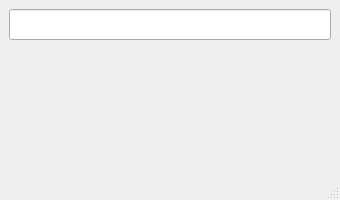
<?xml version="1.0" encoding="UTF-8"?>
<ui version="4.0">
 <class>MainWindow</class>
 <widget class="QMainWindow" name="MainWindow">
  <property name="geometry">
   <rect>
    <x>0</x>
    <y>0</y>
    <width>340</width>
    <height>200</height>
   </rect>
  </property>
  <property name="sizePolicy">
   <sizepolicy hsizetype="Preferred" vsizetype="Preferred">
    <horstretch>0</horstretch>
    <verstretch>0</verstretch>
   </sizepolicy>
  </property>
  <property name="minimumSize">
   <size>
    <width>340</width>
    <height>200</height>
   </size>
  </property>
  <property name="maximumSize">
   <size>
    <width>340</width>
    <height>200</height>
   </size>
  </property>
  <property name="windowTitle">
   <string>Correct number</string>
  </property>
  <widget class="QWidget" name="centralwidget">
   <layout class="QHBoxLayout" name="horizontalLayout">
    <item>
     <layout class="QVBoxLayout" name="verticalLayout">
      <item>
       <widget class="QLineEdit" name="lineEdit">
        <property name="font">
         <font>
          <pointsize>14</pointsize>
         </font>
        </property>
       </widget>
      </item>
      <item>
       <widget class="QLabel" name="label">
        <property name="font">
         <font>
          <pointsize>25</pointsize>
         </font>
        </property>
        <property name="text">
         <string/>
        </property>
        <property name="alignment">
         <set>Qt::AlignCenter</set>
        </property>
       </widget>
      </item>
     </layout>
    </item>
   </layout>
  </widget>
  <widget class="QMenuBar" name="menubar">
   <property name="geometry">
    <rect>
     <x>0</x>
     <y>0</y>
     <width>340</width>
     <height>20</height>
    </rect>
   </property>
  </widget>
  <widget class="QStatusBar" name="statusbar"/>
 </widget>
 <resources/>
 <connections/>
</ui>
